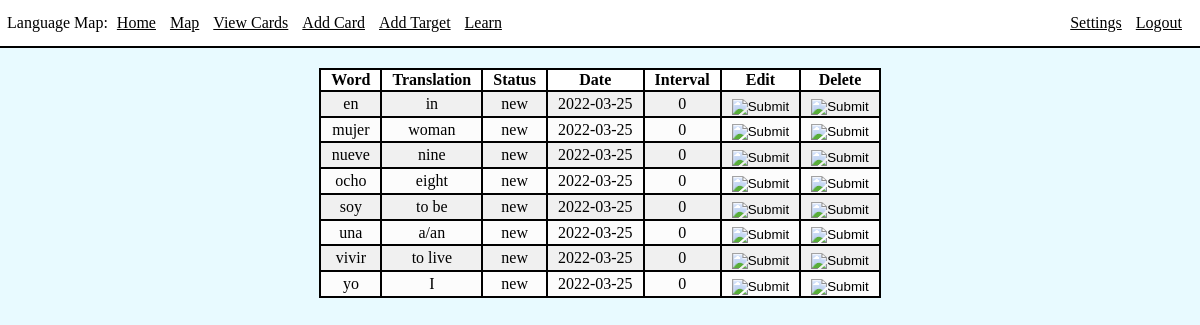
Screenshot of /viewCards (signed in) with the database file from the repository.
### app/models.py (models this page shows, shortened)
class Card(db.Model):
    id = db.Column(db.Integer, primary_key=True)
    word = db.Column(db.String(64), index=True, unique=True)
    translation = db.Column(db.String(1000), index=True)
    status = db.Column(db.String(64), index=True)
    nextReviewDate = db.Column(db.Date, index=True)
    lastInterval = db.Column(db.Integer)
    variants = db.relationship("Variant", backref='card', lazy=True)

### app/routes.py (the view)
@app.route('/viewCards')
@login_required
def viewCards():
    cards = Card.query.filter().order_by(Card.word)
    return render_template('viewCards.html', title='View Cards', cards=cards)

### app/models.py (called while the page is built)
@login.user_loader
def load_user(id):
    return User.query.get(int(id))

### app/templates/viewCards.html
{% extends "base.html" %}
{% block content %}
<div class="int">
    <table>
        <thead>
            <th>Word</th>
            <th>Translation</th>
            <th>Status</th>
            <th>Date</th>
            <th>Interval</th>
            <th>Edit</th>
            <th>Delete</th>
        </thead>
        <tbody>
        {% for card in cards %}
        <tr>
            <td>{{ card.word }}</td>
            <td>{{ card.translation }}</td>
            <td>{{ card.status }}</td>
            <td>{{ card.nextReviewDate }}</td>
            <td>{{ card.lastInterval }}</td>
            <td>
                <form action="{{ url_for('editCard', cardID=card.id )}}" method="POST">
                    <input type="image" class="btnimg" src="../static/images/edit.png">
                </form>
            </td>
            <td>
                <form action="{{ url_for('deleteCard', cardID=card.id) }}" method="POST">
                    <input type="image" class="btnimg" src="../static/images/delete.png">
                </form>
            </td>
        </tr>
        {% endfor %}
        </tbody>
    </table>
</div>
{% endblock %}

### app/static/style.css (style rules this page uses)
html, body { background-color: rgb(232, 250, 255); margin: 0px; padding: 0px; }
.int { margin: 20px; }
table { margin-left: auto; margin-right: auto; border: 2px solid black; text-align: center; border-collapse: collapse; }
thead { background-color: white; }
th, td { border: 2px solid black; padding-left: 10px; padding-right: 10px; }
tbody { background-color: rgb(240, 240, 240); }
tr:nth-child(even) { background-color: rgb(252, 252, 252); }
.btnimg { position: relative; margin-top: 10%; margin-left: auto; }

### rows the page displays
Card: word "en", translation "in", status "new", nextReviewDate "2022-03-25", lastInterval "0"
Card: word "mujer", translation "woman", status "new", nextReviewDate "2022-03-25", lastInterval "0"
Card: word "nueve", translation "nine", status "new", nextReviewDate "2022-03-25", lastInterval "0"
Card: word "ocho", translation "eight", status "new", nextReviewDate "2022-03-25", lastInterval "0"
Card: word "soy", translation "to be", status "new", nextReviewDate "2022-03-25", lastInterval "0"
Card: word "una", translation "a/an", status "new", nextReviewDate "2022-03-25", lastInterval "0"
Card: word "vivir", translation "to live", status "new", nextReviewDate "2022-03-25", lastInterval "0"
Card: word "yo", translation "I", status "new", nextReviewDate "2022-03-25", lastInterval "0"
